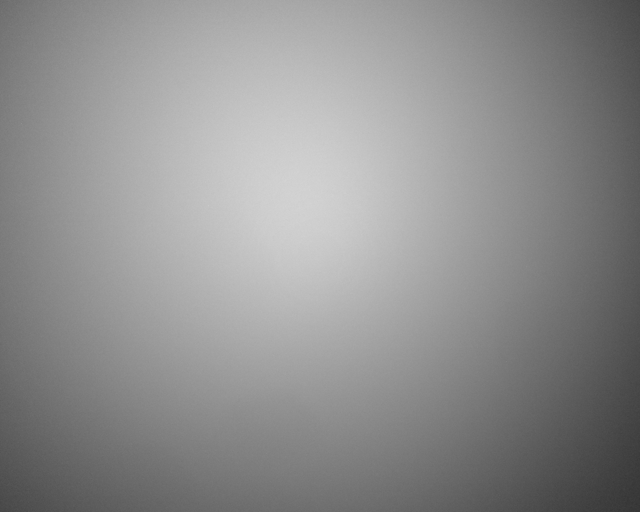
%> input picture 5-ISP_LSC/data/cell/img.png, 640 x 512 px; its folder holds only this picture in this run
$ octave Demo_LSC.m   (GNU Octave 9; MATLAB toolbox functions it lacks are replaced by stand-ins)
%> lines starting %> are read from the running program, lines starting %| are printed output that depends on the picture
### 5-ISP_LSC/algorithms/LSC_cos4.m
%% 程序分享
% 个人博客 www.aomanhao.top
% Github https://github.com/AomanHao
% CSDN https://blog.csdn.net/Aoman_Hao
%--------------------------------------
%% 基于cos?θ规律的径向阴影（Radial Shading）校正
function Iout = LSC_cos4(img)

%img：灰度图像
% 归一化到0-1范围（避免整数运算溢出）
img_norm = im2double(img);
[h, w] = size(img_norm); % 获取图像高、宽

% 图像中心坐标
center_x = w / 2;
center_y = h / 2;

[X, Y] = meshgrid(1:w, 1:h);
dx = X - center_x;
dy = Y - center_y;
r = sqrt(dx.^2 + dy.^2);%欧氏距离

%% 核心公式 cos_theta = focal_length ./ sqrt(r.^2 + focal_length^2)：

focal_length = max(h, w); % 焦距，可根据实际场景调整
% focal_length = 2000;
cos_theta = focal_length ./ sqrt(r.^2 + focal_length^2);
cos4_theta = cos_theta.^4;
cos4_theta(cos4_theta == 0) = eps;
Iout = img_norm ./ cos4_theta;

### 5-ISP_LSC/Demo_LSC.m
%% 程序分享
% 个人博客 www.aomanhao.top
% Github https://github.com/AomanHao
% CSDN https://blog.csdn.net/Aoman_Hao
%--------------------------------------
%%
clear;
close all;
clc;

addpath('./algorithms/');

pathname = './data/cell/';
img_conf = dir(pathname);
img_name = {img_conf.name};
img_num = numel({img_conf.name})-2;

data_type = 'bmp'; % raw: raw data %bmp: bmp data

conf.savepath = './result/';
if ~exist(conf.savepath,'var')
    mkdir(conf.savepath)
end

methods = {'cos4'};
conf.remake=[];
for j = 1:numel(methods)
    LSC_type = methods{j};
    for i = 1:img_num
        switch data_type
            case 'bmp'
                name = split(img_name{i+2},'.');
                conf.imgname = name{1};
                conf.imgtype = name{2};
                img = imread([pathname,img_name{i+2}]);
%> img is the input picture: size 512x640 uint8; min 52, max 211, mean 143.1
                img_in = double(img);
                [m,n,z] = size(img_in);
%> m = 512; n = 640; z = 1
                %                 figure;imshow(img_in);
        end

        if z == 3
            img_yuv = rgb2ycbcr(img_in);
            img_in = uint8(img_yuv(:,:,1));
        else
        end

        %% Single channel data only
        switch LSC_type
            case 'cos4'
                Iout = LSC_cos4(img_in);
%> in LSC_cos4, `cos4_theta(cos4_theta == 0) = eps;`:
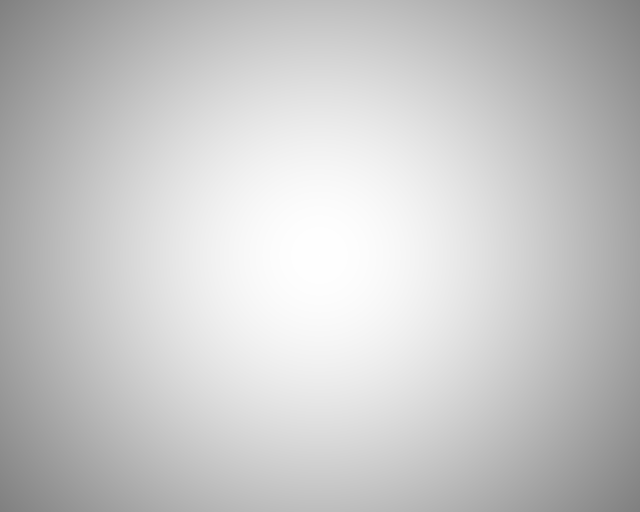
%> cos4_theta: size 512x640 double; min 0.503, max 1, mean 0.788
%> in LSC_cos4, `Iout = img_norm ./ cos4_theta;`:
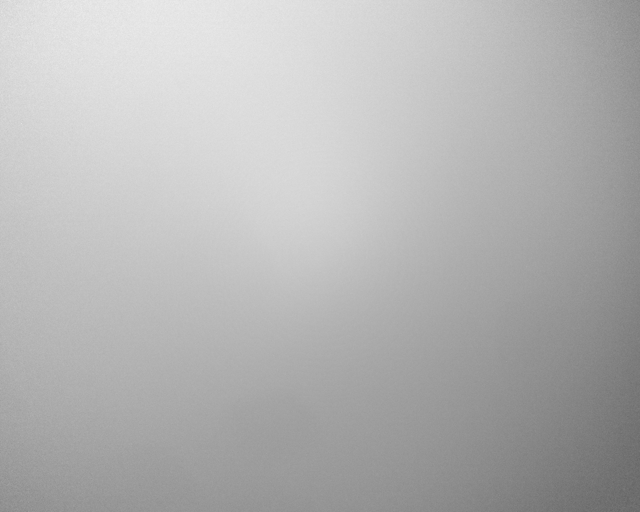
%> Iout: size 512x640 double; min 100.8, max 235.3, mean 180.3

            case 'BaSiC'
                Iout = BaSiC(img_in);

            case 'LG'
                Iout = LSC_LG(img_in);

        end
        imwrite(uint8(Iout),strcat(conf.savepath,conf.imgname,'_',LSC_type,'.png'));
    end
end
